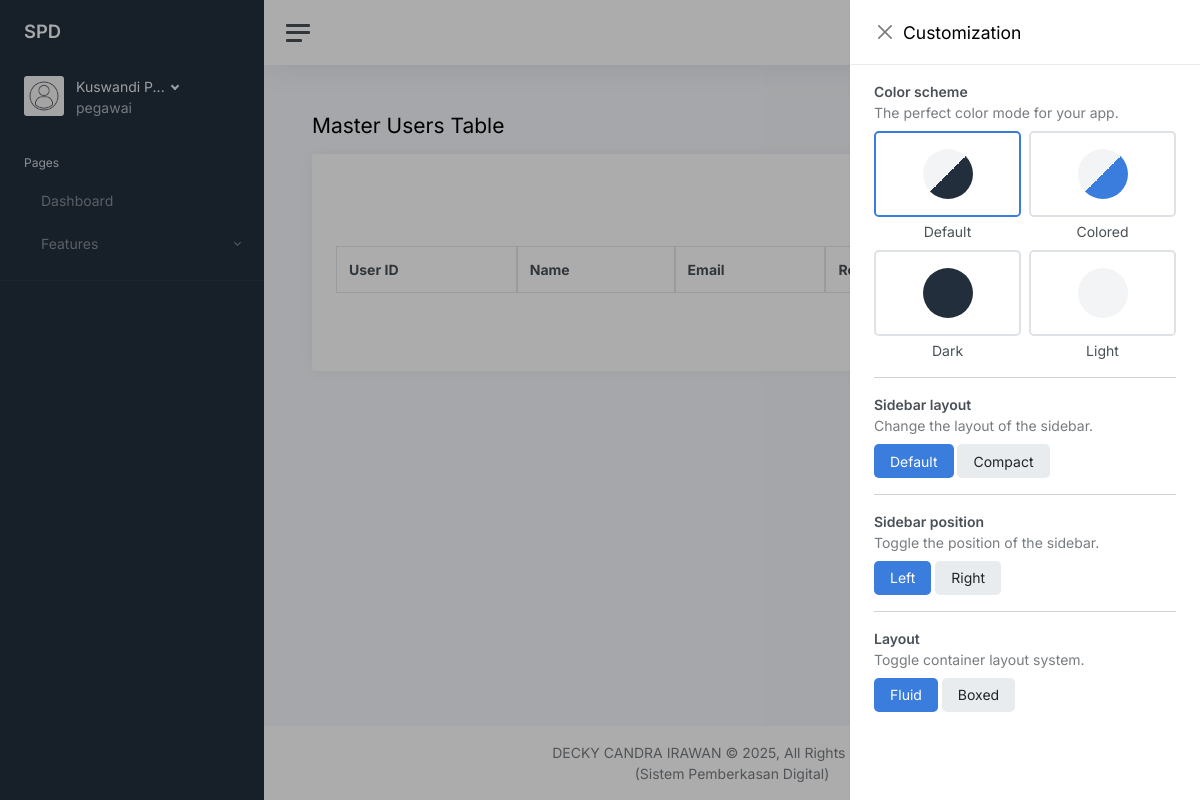
/master_admin (signed in), run on an earlier commit of the app's database.
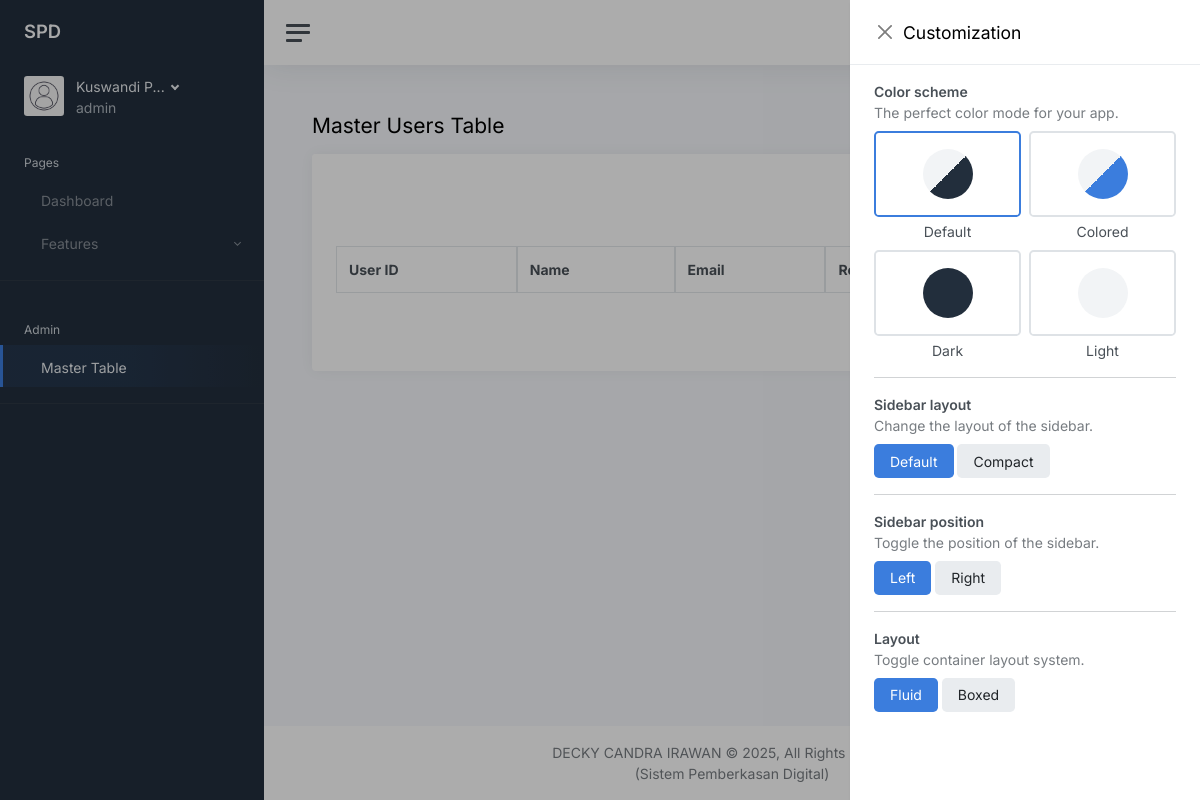
And on a later commit of the database.
### tables this page shows
CREATE TABLE users (
                    id INTEGER PRIMARY KEY AUTOINCREMENT,
                    username TEXT,
                    password_hash TEXT NOT NULL,
                    name TEXT,
                    phone_number TEXT,
                    email TEXT UNIQUE NOT NULL,
                    biography TEXT,
                    role TEXT NOT NULL,
                    profile_pict TEXT,
                    reset_token TEXT,
                    reset_token_time TIMESTAMP,
                    remember TEXT,
                    created_at TIMESTAMP DEFAULT CURRENT_TIMESTAMP,
                    updated_at TIMESTAMP       
                );

### controllers/documents_admin.py (the view)
@documents_admin_blueprint.route('/master_admin', methods=['GET', 'POST'])
@login_required
def master_admin():
    if request.method == 'GET':
        session['csrf_token'] = secrets.token_hex(16)
    return render_template(
        'master_admin.html',
        current_user=current_user,
        csrf_token=session['csrf_token'],
        page_title='Master Admin'
    )

### app.py (called while the page is built)
@login_manager.user_loader
def load_user(user_id):
    with get_db() as db:
        user = db.execute('SELECT * FROM users WHERE id = ?', (user_id,)).fetchone()
        return User({key: user[key] for key in user.keys()}) if user else None

@app.template_filter('truncate_word')
def truncate_word(s, length=10):
    return s[:length] + '...' if len(s) > length else s

### controllers/helpers/database.py (called while the page is built)
def get_db():
    conn = sqlite3.connect(DATABASE)
    conn.row_factory = sqlite3.Row
    return conn

### templates/master_admin.html (shortened to what this page needs)
{% include "partials/main_head.html" %} {% include "partials/alert.html" %}
<main class="content">
  <div class="container-fluid p-0">
    <div class="mb-3">
      <h1 class="h3 d-inline align-middle">Master Users Table</h1>
    </div>
    <div class="row">
      <div class="col-12">
        <div class="card">
          <div class="card-header">
          </div>
          <div class="card-body">
            <br />
            <div class="m-1 pb-5" style="overflow: auto">
              <table
                id="datatables_all_users"
                class="table table-striped dataTable no-footer display table-bordered"
                style="width: 100%"
              >
                <thead>
                  <tr>
                    <th>User ID</th>
                    <th>Name</th>
                    <th>Email</th>
                    <th>Role</th>
                    <th>Action</th>
                  </tr>
                </thead>
              </table>
            </div>
          </div>
        </div>
      </div>
    </div>
  </div>
</main>
{% include "partials/main_foot.html" %}

### templates/partials/sidebar.html (shortened to what this page needs)
<nav id="sidebar" class="sidebar js-sidebar">
  <div class="sidebar-content js-simplebar">
    <a class="sidebar-brand" href="#">
      <span class="sidebar-brand-text align-middle"> SPD</span>
    </a>
    <div class="sidebar-user">
      <div class="d-flex justify-content-center">
        <div class="flex-shrink-0">
          <img
            class="avatar img-fluid rounded me-1"
            src="{{url_for('static', filename='uploads/avatars/'+(current_user.profile_pict or 'default.jpg'))}}"
            alt="Profile Picture"
          />
        </div>
        <div class="flex-grow-1 ps-2">
          <a
            class="sidebar-user-title dropdown-toggle"
            href="#"
            data-bs-toggle="dropdown"
          >
            {{current_user.name|truncate_word}}
          </a>
          <div class="sidebar-user-subtitle">{{current_user.role}}</div>
        </div>
      </div>
    </div>
    <ul class="sidebar-nav">
      <li class="sidebar-header">Pages</li>
      <li
        class="sidebar-item {{ 'active' if page_title == 'Dashboard' else '' }}"
      >
        <a class="sidebar-link" href="{{url_for('views.dashboard')}}">
          <span class="align-middle">Dashboard</span>
        </a>
      </li>
      <li
        class="sidebar-item {{ 'active' if page_title == 'Features' else '' }}"
      >
        <a
          data-bs-target="#pages"
          data-bs-toggle="collapse"
          class="sidebar-link collapsed"
        >
          <span class="align-middle">Features</span>
        </a>
      </li>
      <hr />
      {% if current_user.role == 'admin' %}
      <li class="sidebar-header">Admin</li>
      <li
        class="sidebar-item {{ 'active' if page_title == 'Master Admin' else '' }}"
      >
        <a class="sidebar-link" href="/master_admin">
          <span class="align-middle">Master Table</span>
        </a>
      </li>
      <hr />
      {% endif %}
      <li class="sidebar-item">
        <div id="google_translate_element" class="sidebar-link"></div>
      </li>
    </ul>
  </div>
</nav>

What changed in the data, as far as the page shows it:
changed users "Kuswandi P...": role "pegawai" → "admin"
Also different on the page:
text now shown: "Admin Master Table"
